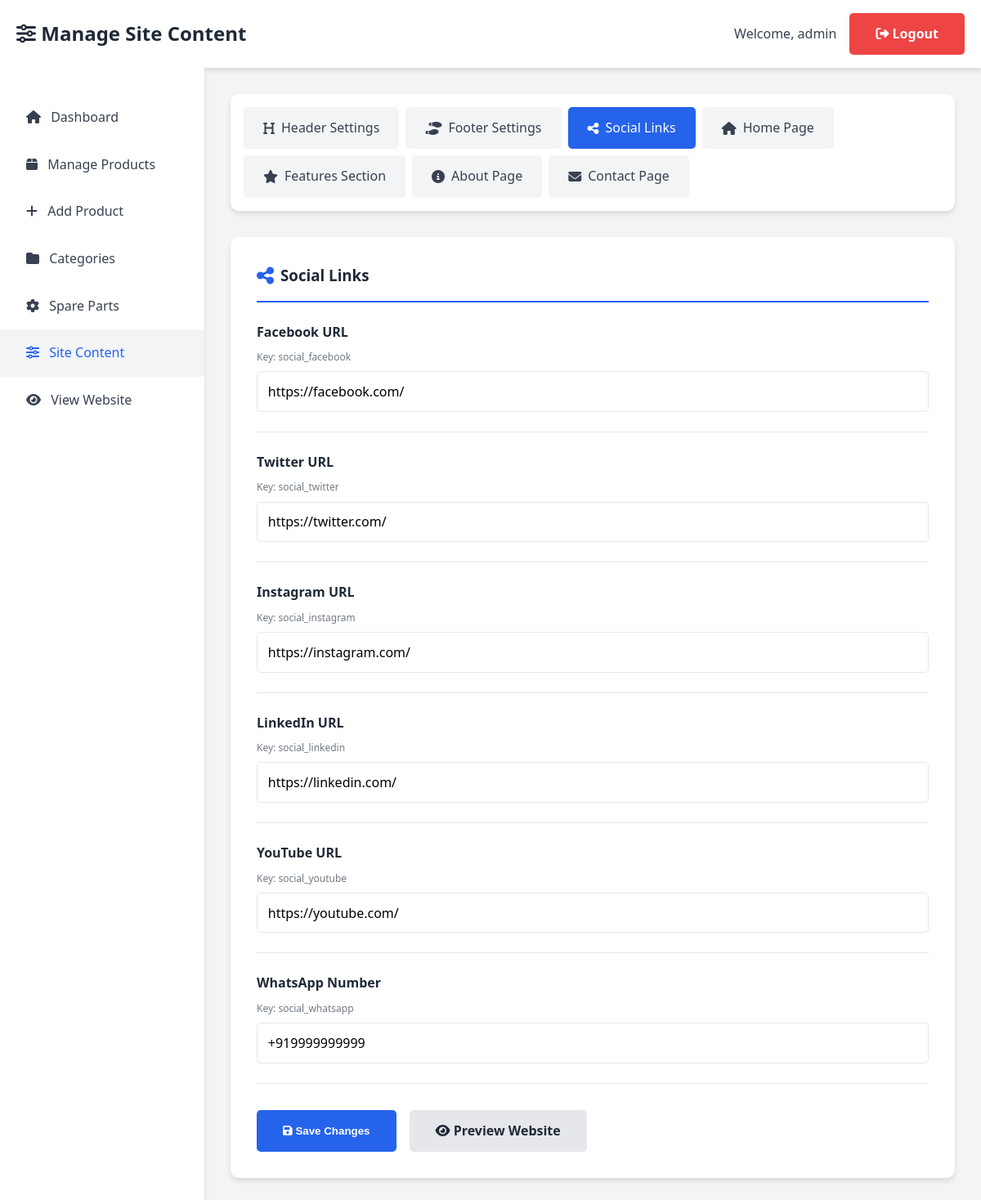
The page /admin/site_settings.php?group=social (signed in) on the database its author committed.
### tables this page shows
CREATE TABLE IF NOT EXISTS site_settings (
    id INT PRIMARY KEY AUTO_INCREMENT,
    setting_key VARCHAR(100) UNIQUE NOT NULL,
    setting_value TEXT,
    setting_type ENUM('text', 'textarea', 'image', 'html') DEFAULT 'text',
    setting_group VARCHAR(50) DEFAULT 'general',
    setting_label VARCHAR(100),
    display_order INT DEFAULT 0,
    updated_at TIMESTAMP DEFAULT CURRENT_TIMESTAMP ON UPDATE CURRENT_TIMESTAMP
);

### admin/site_settings.php (the view, shortened to what this page needs)
<?php
require_once '../config.php';
$current_group = isset($_GET['group']) ? $_GET['group'] : 'header';
$groups = [
    'header' => ['label' => 'Header Settings', 'icon' => 'fa-heading'],
    'footer' => ['label' => 'Footer Settings', 'icon' => 'fa-shoe-prints'],
    'social' => ['label' => 'Social Links', 'icon' => 'fa-share-alt'],
    'home' => ['label' => 'Home Page', 'icon' => 'fa-home'],
    'features' => ['label' => 'Features Section', 'icon' => 'fa-star'],
    'about' => ['label' => 'About Page', 'icon' => 'fa-info-circle'],
    'contact' => ['label' => 'Contact Page', 'icon' => 'fa-envelope']
];
$query = "SELECT * FROM site_settings WHERE setting_group = '$current_group' ORDER BY display_order ASC";
$result = mysqli_query($conn, $query);
$settings = [];
while ($row = mysqli_fetch_assoc($result)) {
    $settings[] = $row;
}
?>
<!DOCTYPE html>
<html lang="en">
<head>
    <link rel="stylesheet" href="../css/style.css">
    <link rel="stylesheet" href="https://cdnjs.cloudflare.com/ajax/libs/font-awesome/6.4.0/css/all.min.css">
</head>
<body class="admin-page">
    <div class="admin-header">
        <div class="container">
            <h1><i class="fas fa-sliders-h"></i> Manage Site Content</h1>
            <div class="admin-user">
                <span>Welcome, <?php echo $_SESSION['admin_username']; ?></span>
                <a href="logout.php" class="btn btn-danger"><i class="fas fa-sign-out-alt"></i> Logout</a>
            </div>
        </div>
    </div>
    <div class="admin-container">
        <div class="admin-sidebar">
            <ul>
                <li><a href="dashboard.php"><i class="fas fa-home"></i> Dashboard</a></li>
                <li><a href="products.php"><i class="fas fa-box"></i> Manage Products</a></li>
                <li><a href="add_product.php"><i class="fas fa-plus"></i> Add Product</a></li>
                <li><a href="categories.php"><i class="fas fa-folder"></i> Categories</a></li>
                <li><a href="spare_parts.php"><i class="fas fa-cog"></i> Spare Parts</a></li>
                <li><a href="site_settings.php" class="active"><i class="fas fa-sliders-h"></i> Site Content</a></li>
                <li><a href="../index.php" target="_blank"><i class="fas fa-eye"></i> View Website</a></li>
            </ul>
        </div>
        <div class="admin-content">
            <div class="settings-tabs">
                <?php foreach ($groups as $key => $group): ?>
                    <a href="site_settings.php?group=<?php echo $key; ?>"
                       class="settings-tab <?php echo $current_group == $key ? 'active' : ''; ?>">
                        <i class="fas <?php echo $group['icon']; ?>"></i>
                        <?php echo $group['label']; ?>
                    </a>
                <?php endforeach; ?>
            </div>
            <div class="form-container">
                <div class="group-header">
                    <i class="fas <?php echo $groups[$current_group]['icon']; ?>"></i>
                    <h3><?php echo $groups[$current_group]['label']; ?></h3>
                </div>
                <form method="POST" action="" class="settings-form">
                    <?php if (count($settings) > 0): ?>
                        <?php foreach ($settings as $setting): ?>
                            <div class="form-group">
                                <label for="<?php echo $setting['setting_key']; ?>">
                                    <?php echo htmlspecialchars($setting['setting_label']); ?>
                                </label>
                                <div class="setting-key">Key: <?php echo $setting['setting_key']; ?></div>
                                <?php if ($setting['setting_type'] == 'textarea'): ?>
                                    <textarea
                                        id="<?php echo $setting['setting_key']; ?>"
                                        name="settings[<?php echo $setting['setting_key']; ?>]"
                                        rows="4"><?php echo htmlspecialchars($setting['setting_value']); ?></textarea>
                                <?php else: ?>
                                    <input
                                        type="text"
                                        id="<?php echo $setting['setting_key']; ?>"
                                        name="settings[<?php echo $setting['setting_key']; ?>]"
                                        value="<?php echo htmlspecialchars($setting['setting_value']); ?>">
                                <?php endif; ?>
                            </div>
                        <?php endforeach; ?>
                        <div class="form-actions">
                            <button type="submit" class="btn btn-primary">
                                <i class="fas fa-save"></i> Save Changes
                            </button>
                            <a href="../index.php" target="_blank" class="btn btn-secondary">
                                <i class="fas fa-eye"></i> Preview Website
                            </a>
                        </div>
                    <?php else: ?>
                        <p>No settings found for this section.</p>
                    <?php endif; ?>
                </form>
            </div>
        </div>
    </div>
</body>
</html>

### css/style.css (style rules this page uses)
* { margin: 0; padding: 0; box-sizing: border-box; }
:root { --primary-color: #2563eb; --secondary-color: #1e40af; --accent-color: #dc2626; --success-color: #10b981; --danger-color: #ef4444; --warning-color: #f59e0b; --dark-color: #1f2937; --light-color: #f3f4f6; --white-color: #ffffff; --text-color: #374151; --border-color: #e5e7eb; --shadow: 0 4px 6px rgba(0, 0, 0, 0.1); --shadow-lg: 0 10px 25px rgba(0, 0, 0, 0.1); }
body { font-family: 'Segoe UI', Tahoma, Geneva, Verdana, sans-serif; line-height: 1.6; color: var(--text-color); background-color: var(--white-color); }
a { text-decoration: none; color: inherit; }
.container { max-width: 1200px; margin: 0 auto; padding: 0 20px; }
.btn { display: inline-block; padding: 0.8rem 2rem; border-radius: 5px; text-decoration: none; font-weight: 600; transition: all 0.3s; border: none; cursor: pointer; }
.btn-primary { background-color: var(--primary-color); color: white; }
.btn-secondary { background-color: var(--border-color); color: var(--dark-color); }
.btn-danger { background-color: var(--danger-color); color: white; }
.form-group { margin-bottom: 1.5rem; }
.form-group label { display: block; margin-bottom: 0.5rem; font-weight: 500; color: var(--dark-color); }
.form-group input, .form-group select, .form-group textarea { width: 100%; padding: 0.8rem; border: 1px solid var(--border-color); border-radius: 5px; font-family: inherit; }
.admin-page { background-color: var(--light-color); }
.admin-header { background-color: white; box-shadow: var(--shadow); padding: 1rem 0; }
.admin-header .container { display: flex; justify-content: space-between; align-items: center; flex-wrap: wrap; gap: 1rem; }
.admin-header h1 { color: var(--dark-color); font-size: 1.5rem; }
.admin-user { display: flex; gap: 1rem; align-items: center; }
.admin-container { display: flex; min-height: calc(100vh - 100px); }
.admin-sidebar { width: 250px; background-color: white; padding: 2rem 0; box-shadow: var(--shadow); flex-shrink: 0; }
.admin-sidebar ul { list-style: none; }
.admin-sidebar a { display: block; padding: 1rem 2rem; color: var(--text-color); text-decoration: none; transition: background-color 0.3s; }
.admin-sidebar a:hover, .admin-sidebar a.active { background-color: var(--light-color); color: var(--primary-color); }
.admin-sidebar i { margin-right: 0.5rem; }
.admin-content { flex: 1; padding: 2rem; min-width: 0; }
.form-container { background-color: white; padding: 2rem; border-radius: 10px; box-shadow: var(--shadow); }
.form-actions { display: flex; gap: 1rem; margin-top: 2rem; flex-wrap: wrap; }

### admin/site_settings.php (style rules this page uses)
.settings-tabs { display: flex; flex-wrap: wrap; gap: 0.5rem; margin-bottom: 2rem; background: white; padding: 1rem; border-radius: 10px; box-shadow: var(--shadow); }
.settings-tab { padding: 0.8rem 1.5rem; background: var(--light-color); border: none; border-radius: 5px; color: var(--text-color); text-decoration: none; font-weight: 500; transition: all 0.3s; display: flex; align-items: center; gap: 0.5rem; }
.settings-tab.active { background: var(--primary-color); color: white; }
.settings-form .form-group { margin-bottom: 1.5rem; padding-bottom: 1.5rem; border-bottom: 1px solid var(--border-color); }
.settings-form label { font-weight: 600; color: var(--dark-color); margin-bottom: 0.5rem; display: block; }
.settings-form .setting-key { font-size: 0.75rem; color: var(--text-color); opacity: 0.7; margin-bottom: 0.5rem; }
.settings-form input[type="text"], .settings-form textarea { width: 100%; padding: 0.8rem; border: 1px solid var(--border-color); border-radius: 5px; font-size: 1rem; }
.group-header { display: flex; align-items: center; gap: 0.5rem; margin-bottom: 1.5rem; padding-bottom: 1rem; border-bottom: 2px solid var(--primary-color); }
.group-header i { font-size: 1.5rem; color: var(--primary-color); }
.group-header h3 { margin: 0; color: var(--dark-color); }

### rows shown on the page
site_settings: setting_label "Facebook URL", setting_key "social_facebook", setting_value "https://facebook.com/"
site_settings: setting_label "Twitter URL", setting_key "social_twitter", setting_value "https://twitter.com/"
site_settings: setting_label "Instagram URL", setting_key "social_instagram", setting_value "https://instagram.com/"
site_settings: setting_label "LinkedIn URL", setting_key "social_linkedin", setting_value "https://linkedin.com/"
site_settings: setting_label "YouTube URL", setting_key "social_youtube", setting_value "https://youtube.com/"
site_settings: setting_label "WhatsApp Number", setting_key "social_whatsapp", setting_value "+919999999999"

### other values the page prints
$_SESSION['admin_username'] "admin"
$group['label'] "Header Settings"
$group['label'] "Footer Settings"
$group['label'] "Social Links"
$group['label'] "Home Page"
$group['label'] "Features Section"
$group['label'] "About Page"
$group['label'] "Contact Page"
$groups[$current_group]['label'] "Social Links"
